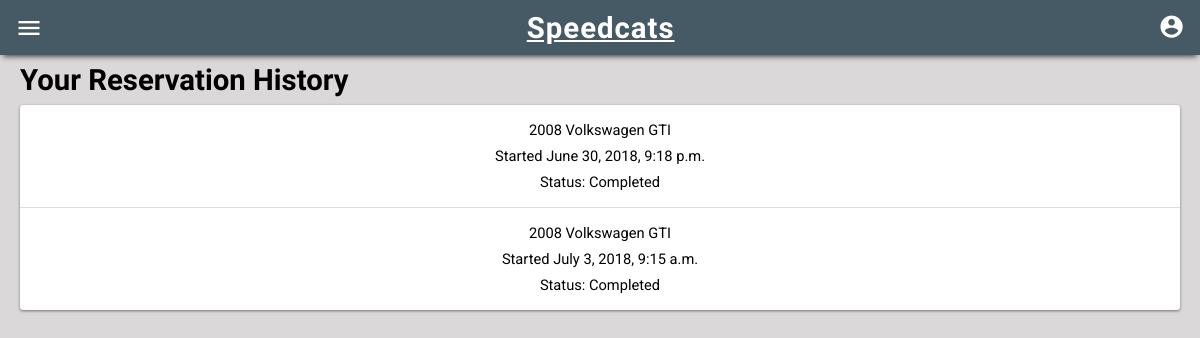
The page /inventory/history/ (signed in) on the database as committed earlier.
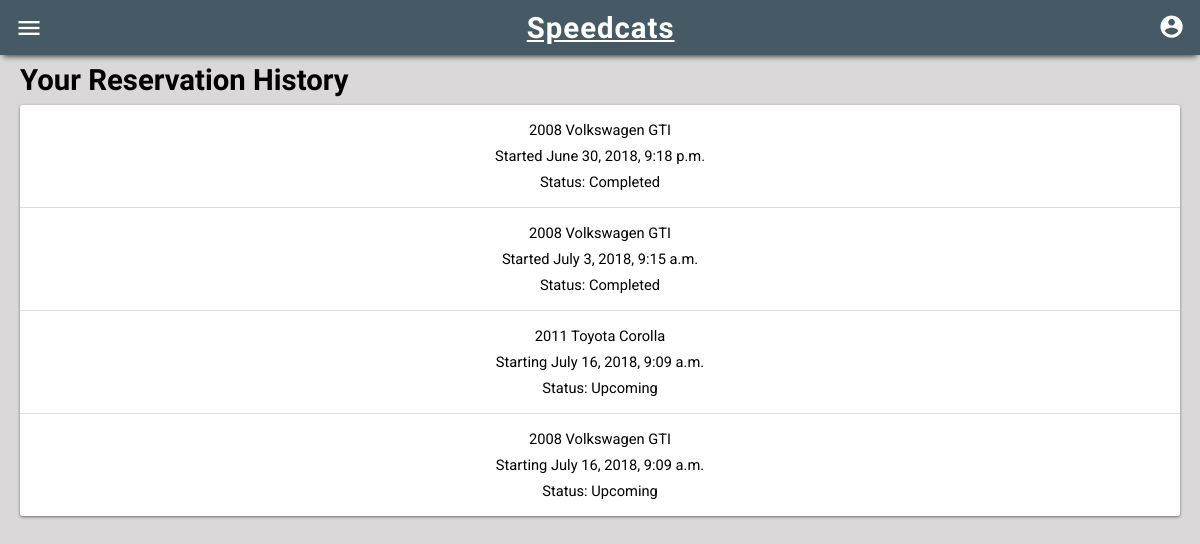
The same page on the database as committed later.
### inventory/models.py (models this page shows, shortened)
class Reservation(models.Model):
	user = models.ForeignKey(settings.AUTH_USER_MODEL, on_delete=models.CASCADE, related_name="reservations")
	vehicle = models.ForeignKey(Vehicle, on_delete=models.CASCADE)
	pick_up_time = models.DateTimeField(blank=False, null=False)
	pick_up_location = models.ForeignKey(Store, on_delete=models.CASCADE, related_name='pick_up_store')
	drop_off_time = models.DateTimeField(blank=False, null=False)
	drop_off_location = models.ForeignKey(Store, on_delete=models.CASCADE, related_name='drop_off_store')
	miles_driven = models.IntegerField(null=True, blank=True)
	@property
	def status(self):
		pick_up_time = self.pick_up_time
		drop_off_time = self.drop_off_time
		now = datetime.datetime.utcnow().replace(tzinfo=pytz.UTC)
		if pick_up_time > now:
			return 'Upcoming'
		elif drop_off_time > now:
			return 'In Progress'
		elif now > drop_off_time:
			return 'Completed'

class Vehicle(models.Model):
	status_choices = (
		('m', 'Maintenance'),
		('l', 'Loaned'),
		('a', 'Available'),
		('r', 'Reserved'),
	)
	vehicle_type_choices = (
		('c', 'Car'),
		('s', 'SUV'),
		('t', 'Truck'),
	)
	VIN = models.CharField(max_length=17)
	store = models.ForeignKey(Store, on_delete=models.CASCADE)
	year = models.IntegerField()
	make = models.CharField(max_length=30)
	model = models.CharField(max_length=30)
	color = models.CharField(max_length=10)
	mileage = models.IntegerField()
	image = models.ImageField(upload_to="vehicle_photos", blank=True)
	description = models.CharField(max_length=800, default="")
	price = models.DecimalField(max_digits=8, decimal_places=2, default=85.99)
	status = models.CharField(
		max_length=1,
		choices=status_choices,
		default='a',
	)
	vehicle_type = models.CharField(
		max_length=1,
		choices=vehicle_type_choices,
		default='c',
	)
	def __str__(self):
		return str(self.year) + ' ' + self.make + ' ' + self.model

### inventory/views.py (the view)
# urls.py: path('history/', views.history, name="history"),
@login_required
def history(request):
	user = request.user
	reservations = Reservation.objects.filter(user=user)
	context = {
		"reservations":reservations
	}
	return render(request, 'inventory/history.html', context)

### inventory/templates/inventory/history.html
{% extends "base_generic.html" %}
{% block content %}
    <h2 class="header">Your Reservation History</h2>
    <ul id="reservationlist">
        {% for reservation in reservations %}
        <div>
            <a href="{% url 'inventory:reservation' reservation.id %}">
            <p class="reservationtime">{{ reservation.vehicle }}</p>
            {% if reservation.status == "Upcoming" %}
                <p class="reservationtime">Starting {{ reservation.pick_up_time }}</p>
            {% endif %}
            {% if reservation.status != "Upcoming" %}
                <p class="reservationtime">Started {{ reservation.pick_up_time }}</p>
            {% endif %}
            <p class="reservationtime">Status: {{ reservation.status }}</p>
            </a>
        </div>
        {% empty %}
        <div>
            <p>You haven't made a reservation yet.</p>
        </div>
        {% endfor %}
    </ul>
{% endblock %}

### inventory/templates/base_generic.html (shortened to what this page needs)
<!DOCTYPE html>
<html lang="en">
<head>
	{% load static %}
	<link rel="stylesheet" href="{% static 'css/styles.css' %}">
	<link rel="stylesheet" href="{% static 'css/animations.css' %}">
</head>
<body>
	<header>
		<div id="headermenu">
			<i class="button material-icons" id="menubutton">menu</i>
			<a href="{% url 'inventory:home' %}"><h1 id="logo">Speedcats</h1></a>
			<a href="{% url 'login' %}"><i class="button material-icons" id="accountbutton">account_circle</i></a>
		</div>
	</header>
	<div id="content">
		{% block content %}{% endblock %}
	</div>
</body>
</html>

### inventory/static/css/styles.css (style rules this page uses)
html, body { padding: 0px; margin: 0px; }
body { background-color: rgb(218, 216, 216); }
a:link { color: white; }
h1 { font-size: 22pt; font-family: 'Fjalla One', sans-serif; letter-spacing: 1px; margin: 0; }
h2 { font-size: 18pt; font-family: 'Fjalla One', sans-serif; margin: 0; }
p { font-size: 13pt; font-family: 'Roboto', sans-serif; padding: 0 15px; text-align: center; }
header { display: flex; flex-direction: column; align-items: center; justify-content: center; width: calc(100% - 14px); height: 55px; background-color: #455A64; box-shadow: 0 4px 6px -3px #2c2c2c; padding: 0 7px; position: fixed; top: 0; z-index: 52; }
a:-webkit-any-link { text-decoration: none; }
.button { padding: 8px; }
.header { padding: 8px 0 8px 0; margin: 0 20px; font-size: 22pt; }
.reservationtime { padding: 4px 0; margin: 0; font-size: 11pt; color: black; }
#logo { text-decoration: underline; }
#headermenu { width: 100%; display: flex; align-items: center; justify-content: space-between; }
#menubutton { font-size: 21pt; color: white; }
#accountbutton { font-size: 20pt; color: white; }
#content { width: 100%; margin-top: 55px; }
#reservationlist { padding: 0; background-color: white; margin: 0 20px 20px; border-radius: 3px; box-shadow: 0 1px 3px #707070; }
#reservationlist > div { padding: 12px 0; }
#reservationlist > div:not(:last-child) { border-bottom: 1px solid #dddddd; }

Rows that differ between the two databases and show on the page:
added Reservation: vehicle "2011 Toyota Corolla", pick_up_time "July 16, 2018, 9:09 a.m.", status "Upcoming"
added Reservation: vehicle "2008 Volkswagen GTI", pick_up_time "July 16, 2018, 9:09 a.m.", status "Upcoming"
